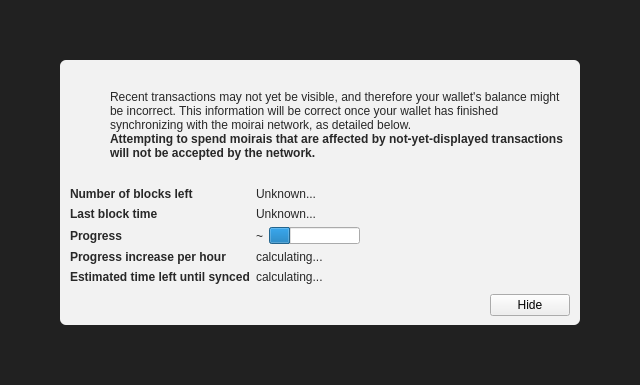
<?xml version="1.0" encoding="UTF-8"?>
<ui version="4.0">
 <class>ModalOverlay</class>
 <widget class="ModalOverlay" name="ModalOverlay">
  <property name="geometry">
   <rect>
    <x>0</x>
    <y>0</y>
    <width>640</width>
    <height>385</height>
   </rect>
  </property>
  <property name="windowTitle">
   <string>Form</string>
  </property>
  <layout class="QVBoxLayout" name="verticalLayout" stretch="0">
   <property name="sizeConstraint">
    <enum>QLayout::SetDefaultConstraint</enum>
   </property>
   <property name="leftMargin">
    <number>0</number>
   </property>
   <property name="topMargin">
    <number>0</number>
   </property>
   <property name="rightMargin">
    <number>0</number>
   </property>
   <property name="bottomMargin">
    <number>0</number>
   </property>
   <item>
    <widget class="QWidget" name="bgWidget" native="true">
     <property name="styleSheet">
      <string notr="true">#bgWidget { background: rgba(0,0,0,220); }</string>
     </property>
     <layout class="QVBoxLayout" name="verticalLayoutMain" stretch="1">
      <property name="leftMargin">
       <number>60</number>
      </property>
      <property name="topMargin">
       <number>60</number>
      </property>
      <property name="rightMargin">
       <number>60</number>
      </property>
      <property name="bottomMargin">
       <number>60</number>
      </property>
      <item>
       <widget class="QWidget" name="contentWidget" native="true">
        <property name="styleSheet">
         <string notr="true">#contentWidget { background: rgba(255,255,255,240); border-radius: 6px; }

QLabel { color: rgb(40,40,40);  }</string>
        </property>
        <layout class="QVBoxLayout" name="verticalLayoutSub" stretch="1,0,0,0">
         <property name="spacing">
          <number>0</number>
         </property>
         <property name="leftMargin">
          <number>10</number>
         </property>
         <property name="topMargin">
          <number>10</number>
         </property>
         <property name="rightMargin">
          <number>10</number>
         </property>
         <property name="bottomMargin">
          <number>10</number>
         </property>
         <item>
          <layout class="QHBoxLayout" name="horizontalLayoutIconText" stretch="0,1">
           <property name="topMargin">
            <number>20</number>
           </property>
           <item>
            <layout class="QVBoxLayout" name="verticalLayoutIcon">
             <property name="leftMargin">
              <number>0</number>
             </property>
             <item>
              <widget class="QPushButton" name="warningIcon">
               <property name="enabled">
                <bool>false</bool>
               </property>
               <property name="text">
                <string/>
               </property>
               <property name="icon">
                <iconset>
                 <normaloff>:/icons/warning</normaloff>
                 <disabledoff>:/icons/warning</disabledoff>:/icons/warning</iconset>
               </property>
               <property name="iconSize">
                <size>
                 <width>48</width>
                 <height>48</height>
                </size>
               </property>
               <property name="flat">
                <bool>true</bool>
               </property>
              </widget>
             </item>
             <item>
              <spacer name="verticalSpacerWarningIcon">
               <property name="orientation">
                <enum>Qt::Vertical</enum>
               </property>
               <property name="sizeHint" stdset="0">
                <size>
                 <width>20</width>
                 <height>40</height>
                </size>
               </property>
              </spacer>
             </item>
            </layout>
           </item>
           <item>
            <layout class="QVBoxLayout" name="verticalLayoutInfoText">
             <property name="leftMargin">
              <number>0</number>
             </property>
             <property name="topMargin">
              <number>0</number>
             </property>
             <item>
              <widget class="QLabel" name="infoText">
               <property name="text">
                <string>Recent transactions may not yet be visible, and therefore your wallet's balance might be incorrect. This information will be correct once your wallet has finished synchronizing with the moirai network, as detailed below.</string>
               </property>
               <property name="textFormat">
                <enum>Qt::RichText</enum>
               </property>
               <property name="wordWrap">
                <bool>true</bool>
               </property>
              </widget>
             </item>
             <item>
              <widget class="QLabel" name="infoTextStrong">
               <property name="font">
                <font>
                 <weight>75</weight>
                 <bold>true</bold>
                </font>
               </property>
               <property name="text">
                <string>Attempting to spend moirais that are affected by not-yet-displayed transactions will not be accepted by the network.</string>
               </property>
               <property name="textFormat">
                <enum>Qt::RichText</enum>
               </property>
               <property name="wordWrap">
                <bool>true</bool>
               </property>
              </widget>
             </item>
             <item>
              <spacer name="verticalSpacerInTextSpace">
               <property name="orientation">
                <enum>Qt::Vertical</enum>
               </property>
               <property name="sizeHint" stdset="0">
                <size>
                 <width>20</width>
                 <height>40</height>
                </size>
               </property>
              </spacer>
             </item>
            </layout>
           </item>
          </layout>
         </item>
         <item>
          <spacer name="verticalSpacerAfterText">
           <property name="orientation">
            <enum>Qt::Vertical</enum>
           </property>
           <property name="sizeHint" stdset="0">
            <size>
             <width>20</width>
             <height>40</height>
            </size>
           </property>
          </spacer>
         </item>
         <item>
          <layout class="QFormLayout" name="formLayout">
           <property name="fieldGrowthPolicy">
            <enum>QFormLayout::FieldsStayAtSizeHint</enum>
           </property>
           <property name="horizontalSpacing">
            <number>6</number>
           </property>
           <property name="verticalSpacing">
            <number>6</number>
           </property>
           <property name="topMargin">
            <number>10</number>
           </property>
           <item row="0" column="0">
            <widget class="QLabel" name="labelNumberOfBlocksLeft">
             <property name="font">
              <font>
               <weight>75</weight>
               <bold>true</bold>
              </font>
             </property>
             <property name="text">
              <string>Number of blocks left</string>
             </property>
            </widget>
           </item>
           <item row="0" column="1">
            <widget class="QLabel" name="numberOfBlocksLeft">
             <property name="text">
              <string>Unknown...</string>
             </property>
            </widget>
           </item>
           <item row="1" column="0">
            <widget class="QLabel" name="labelLastBlockTime">
             <property name="font">
              <font>
               <weight>75</weight>
               <bold>true</bold>
              </font>
             </property>
             <property name="text">
              <string>Last block time</string>
             </property>
            </widget>
           </item>
           <item row="1" column="1">
            <widget class="QLabel" name="newestBlockDate">
             <property name="sizePolicy">
              <sizepolicy hsizetype="Maximum" vsizetype="Preferred">
               <horstretch>0</horstretch>
               <verstretch>0</verstretch>
              </sizepolicy>
             </property>
             <property name="text">
              <string>Unknown...</string>
             </property>
            </widget>
           </item>
           <item row="2" column="0">
            <widget class="QLabel" name="labelSyncDone">
             <property name="font">
              <font>
               <weight>75</weight>
               <bold>true</bold>
              </font>
             </property>
             <property name="text">
              <string>Progress</string>
             </property>
            </widget>
           </item>
           <item row="2" column="1">
            <layout class="QHBoxLayout" name="horizontalLayoutSync" stretch="0,1">
             <item>
              <widget class="QLabel" name="percentageProgress">
               <property name="text">
                <string notr="true">~</string>
               </property>
              </widget>
             </item>
             <item>
              <widget class="QProgressBar" name="progressBar">
               <property name="value">
                <number>24</number>
               </property>
               <property name="format">
                <string/>
               </property>
              </widget>
             </item>
            </layout>
           </item>
           <item row="4" column="0">
            <widget class="QLabel" name="labelProgressIncrease">
             <property name="font">
              <font>
               <weight>75</weight>
               <bold>true</bold>
              </font>
             </property>
             <property name="text">
              <string>Progress increase per hour</string>
             </property>
            </widget>
           </item>
           <item row="4" column="1">
            <widget class="QLabel" name="progressIncreasePerH">
             <property name="text">
              <string>calculating...</string>
             </property>
            </widget>
           </item>
           <item row="5" column="0">
            <widget class="QLabel" name="labelEstimatedTimeLeft">
             <property name="font">
              <font>
               <weight>75</weight>
               <bold>true</bold>
              </font>
             </property>
             <property name="text">
              <string>Estimated time left until synced</string>
             </property>
            </widget>
           </item>
           <item row="5" column="1">
            <widget class="QLabel" name="expectedTimeLeft">
             <property name="text">
              <string>calculating...</string>
             </property>
            </widget>
           </item>
          </layout>
         </item>
         <item>
          <layout class="QHBoxLayout" name="horizontalLayoutButtons">
           <property name="leftMargin">
            <number>10</number>
           </property>
           <property name="topMargin">
            <number>10</number>
           </property>
           <item>
            <spacer name="horizontalSpacer">
             <property name="orientation">
              <enum>Qt::Horizontal</enum>
             </property>
             <property name="sizeHint" stdset="0">
              <size>
               <width>40</width>
               <height>20</height>
              </size>
             </property>
            </spacer>
           </item>
           <item>
            <widget class="QPushButton" name="closeButton">
             <property name="text">
              <string>Hide</string>
             </property>
            </widget>
           </item>
          </layout>
         </item>
        </layout>
       </widget>
      </item>
     </layout>
    </widget>
   </item>
  </layout>
 </widget>
 <customwidgets>
  <customwidget>
   <class>ModalOverlay</class>
   <extends>QWidget</extends>
   <header>modaloverlay.h</header>
   <container>1</container>
  </customwidget>
 </customwidgets>
 <resources/>
 <connections/>
</ui>
